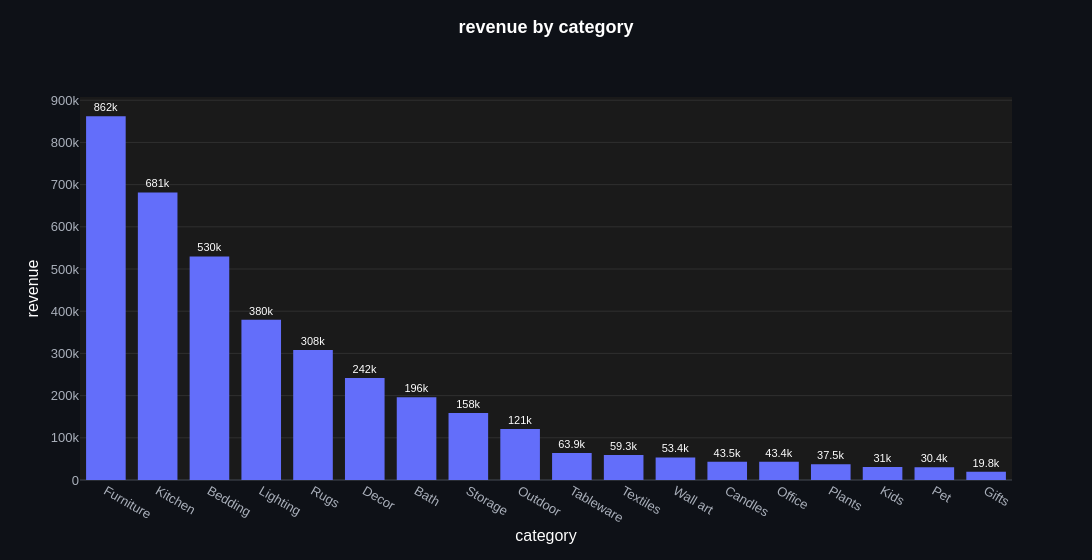

The notebook cell saved with this chart:
### Markdown cell above
## Bare call

The table and two column names give a finished chart: bars in the query's order (its
`ORDER BY`), values written on them in a compact format, a title built from the
columns.

### Code cell
ev.bar_plot(revenue, "category", "revenue")

### Figure 1 — Plotly figure (JSON) as saved in the notebook; plotly's stock layout.template omitted (floating-point values rounded to 4 significant figures)
{"data": [{"cliponaxis": false, "hovertemplate": "%{hovertext}<extra></extra>", "hovertext": ["category: <b>Furniture</b><br>revenue: 862k", "category: <b>Kitchen</b><br>revenue: 681k", "category: <b>Bedding</b><br>revenue: 530k", "category: <b>Lighting</b><br>revenue: 380k", "category: <b>Rugs</b><br>revenue: 308k", "category: <b>Decor</b><br>revenue: 242k", "category: <b>Bath</b><br>revenue: 196k", "category: <b>Storage</b><br>revenue: 158k", "category: <b>Outdoor</b><br>revenue: 121k", "category: <b>Tableware</b><br>revenue: 63.9k", "category: <b>Textiles</b><br>revenue: 59.3k", "category: <b>Wall art</b><br>revenue: 53.4k", "category: <b>Candles</b><br>revenue: 43.5k", "category: <b>Office</b><br>revenue: 43.4k", "category: <b>Plants</b><br>revenue: 37.5k", "category: <b>Kids</b><br>revenue: 31k", "category: <b>Pet</b><br>revenue: 30.4k", "category: <b>Gifts</b><br>revenue: 19.8k"], "insidetextanchor": "middle", "marker": {"color": ["#636EFA", "#636EFA", "#636EFA", "#636EFA", "#636EFA", "#636EFA", "#636EFA", "#636EFA", "#636EFA", "#636EFA", "#636EFA", "#636EFA", "#636EFA", "#636EFA", "#636EFA", "#636EFA", "#636EFA", "#636EFA"]}, "meta": {"group": null, "role": "data"}, "name": "revenue", "orientation": "v", "showlegend": false, "text": ["862k", "681k", "530k", "380k", "308k", "242k", "196k", "158k", "121k", "63.9k", "59.3k", "53.4k", "43.5k", "43.4k", "37.5k", "31k", "30.4k", "19.8k"], "textangle": 0, "textfont": {"size": 11}, "textposition": "outside", "type": "bar", "x": ["Furniture", "Kitchen", "Bedding", "Lighting", "Rugs", "Decor", "Bath", "Storage", "Outdoor", "Tableware", "Textiles", "Wall art", "Candles", "Office", "Plants", "Kids", "Pet", "Gifts"], "y": [862300.0, 681500.0, 529700.0, 379700.0, 308000.0, 241600.0, 196200.0, 158500.0, 120900.0, 63850.0, 59260.0, 53370.0, 43510.0, 43400.0, 37500.0, 31030.0, 30390.0, 19780.0]}], "layout": {"bargap": 0.15, "bargroupgap": 0.1, "barmode": "group", "height": 560, "legend": {"title": {"text": ""}, "traceorder": "normal"}, "margin": {"t": 97}, "showlegend": false, "title": {"text": "<b>revenue by category</b>"}, "uniformtext": {"minsize": 11, "mode": "hide"}, "width": 1400, "xaxis": {"categoryarray": ["Furniture", "Kitchen", "Bedding", "Lighting", "Rugs", "Decor", "Bath", "Storage", "Outdoor", "Tableware", "Textiles", "Wall art", "Candles", "Office", "Plants", "Kids", "Pet", "Gifts"], "categoryorder": "array", "title": {"text": "category"}, "type": "category"}, "yaxis": {"title": {"text": "revenue"}}}}
